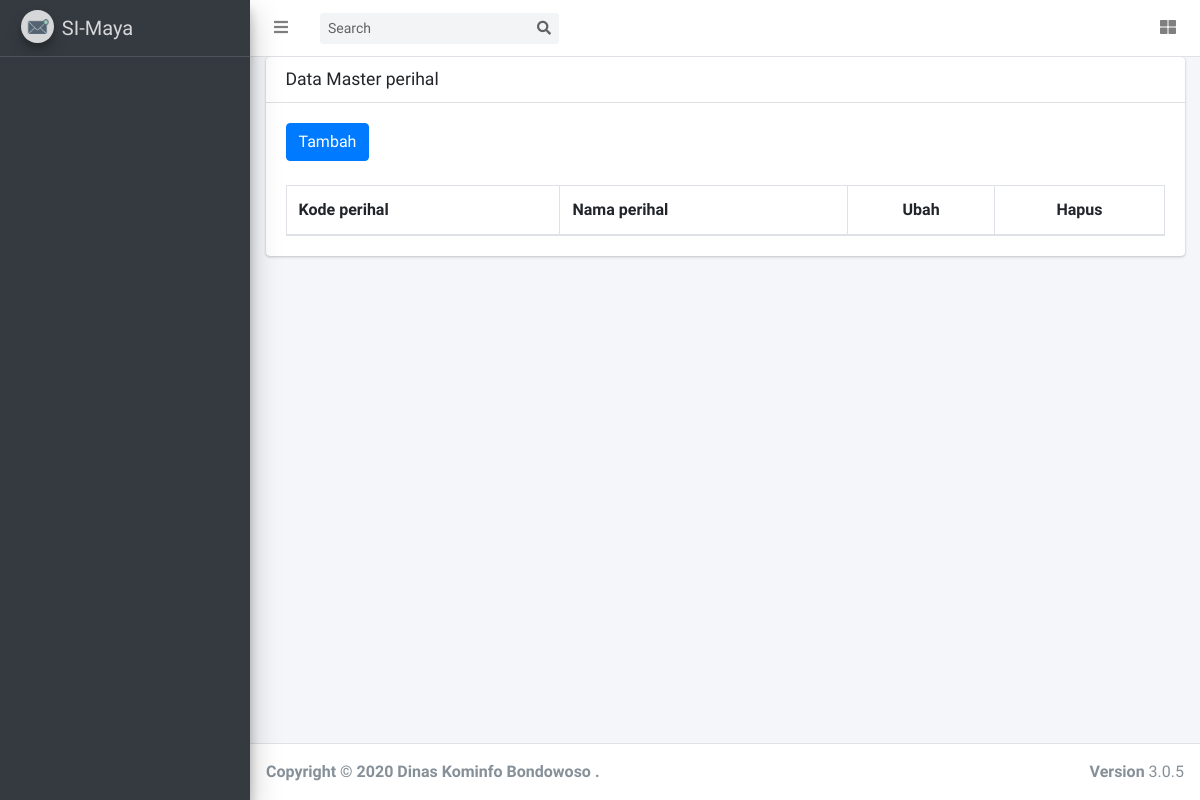
/index.php/perihalsurat, run on an earlier commit of the app's database.
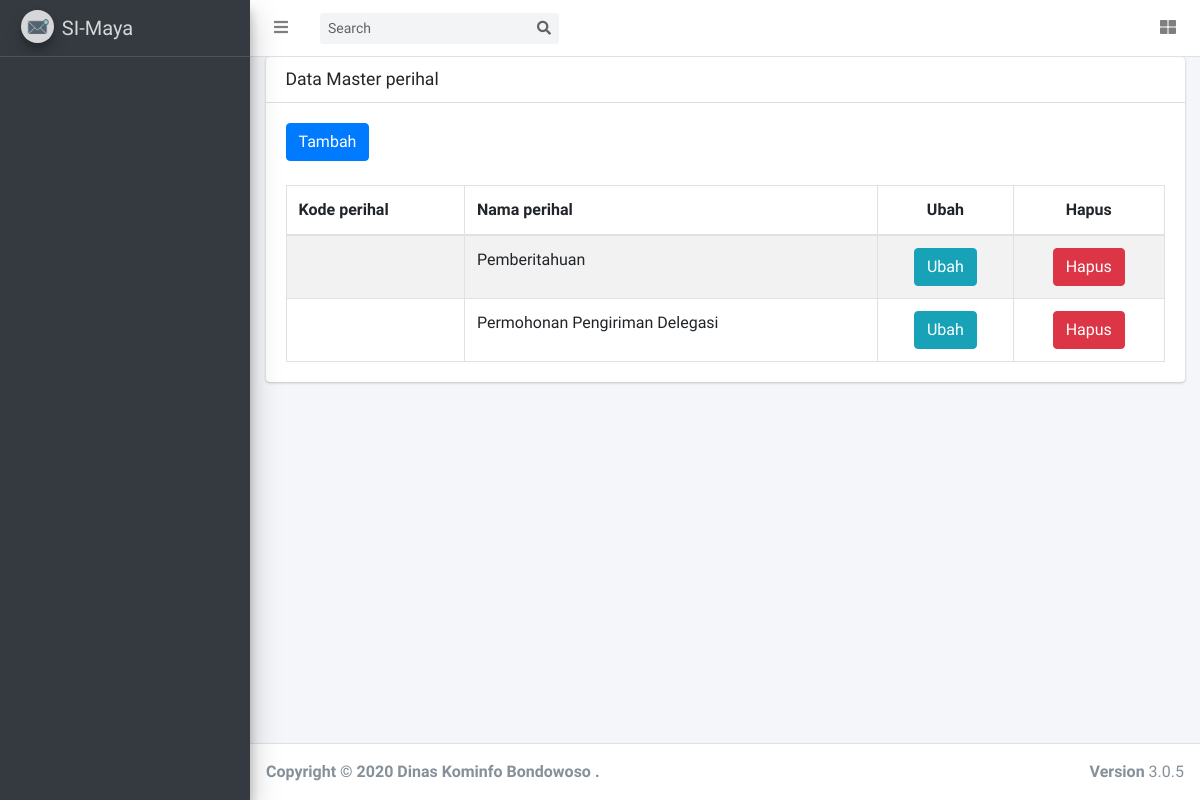
And on a later commit of the database.
### tables this page shows
CREATE TABLE `tbl_perihal` (
  `id_perihal` int(11) NOT NULL,
  `kode_perihal` varchar(12) NOT NULL,
  `nama_perihal` varchar(50) NOT NULL
);

### application/controllers/Perihalsurat.php (called while the page is built, shortened)
<?php
class Perihalsurat extends CI_Controller {
	function __construct(){
        $this->load->model('main');
        $this->load->library('session');
    }
	public function index()
	{
		$id_role 					= $this->session->userdata('id_role');
		$data['menu'] 				= $this->main->get_menu_selected($id_role);
        $data['perihal'] 	        = $this->main->get_data('tbl_perihal');
		$this->load->view('perihalsurat',$data);
	}
}

### index.php (called while the page is built, shortened)
<?php
require_once BASEPATH.'core/CodeIgniter.php';

### application/models/main.php (called while the page is built, shortened)
<?php
class main extends CI_MODEL{
    function get_data($table){
        $query = $this->db->get($table);
        return $query->result();
    }
    function get_menu_selected($role_id){
        $this->db->select('*')
        ->from('tbl_user_access')
        ->join('tbl_sub_menu','tbl_user_access.id_sub_menu = tbl_sub_menu.id_sub_menu')
        ->join('tbl_menu','tbl_menu.id_menu = tbl_sub_menu.id_menu')
        ->where('tbl_user_access.id_role =',$role_id )
        ->group_by('tbl_menu.id_menu');
        $query = $this->db->get();
        return $query->result();
    }
}
?>

### application/views/perihalsurat.php (the view, shortened to what this page needs)
<!DOCTYPE html>
<html lang="en">
<head>
</head>
<body class="hold-transition sidebar-mini layout-fixed layout-navbar-fixed layout-footer-fixed">
<div class="wrapper">
  <div class="content-wrapper">
    <section class="content">
      <div class="container-fluid">
        <div class="card">
          <div class="card-header">
            <h3 class="card-title">Data Master perihal</h3>
          </div>
          <div class="card-body">
            <table id="example1" class="table table-bordered table-striped">
              <button type="button" class="btn btn-primary" onclick="window.location.href='<?= site_url();?>/Perihalsurat/add_data';">Tambah</button>
              <br>
                <br>
              <thead>
              <tr>
                <th>Kode perihal</th>
                <th>Nama perihal</th>
                <th style="text-align:center;">Ubah</th>
                <th style="text-align:center;">Hapus</th>
              </tr>
              </thead>
              <tbody>
                <?php foreach($perihal as $row_perihal){?>
                    <tr>
                        <td><?= $row_perihal->kode_perihal;?></td>
                        <td><?= $row_perihal->nama_perihal;?></td>
                        <td style="text-align:center;"><a style="color:white;" type="button" href="<?= site_url('Perihalsurat/edit_data/').$row_perihal->id_perihal ;?>" class="btn btn-info" > Ubah</a</td>
                        <td style="text-align:center;"><button type="button" class="btn btn-danger" data-toggle="modal" data-target="#delete<?= $row_perihal->id_perihal?>"> Hapus</button</td>
                    </tr>
                <?php } ?>
              </tbody>
            </table>
          </div>
      </div>
    </section>
    </div>
</body>
</html>

What changed in the data, as far as the page shows it:
added tbl_perihal: nama_perihal "Pemberitahuan"
added tbl_perihal: nama_perihal "Permohonan Pengiriman Delegasi"
